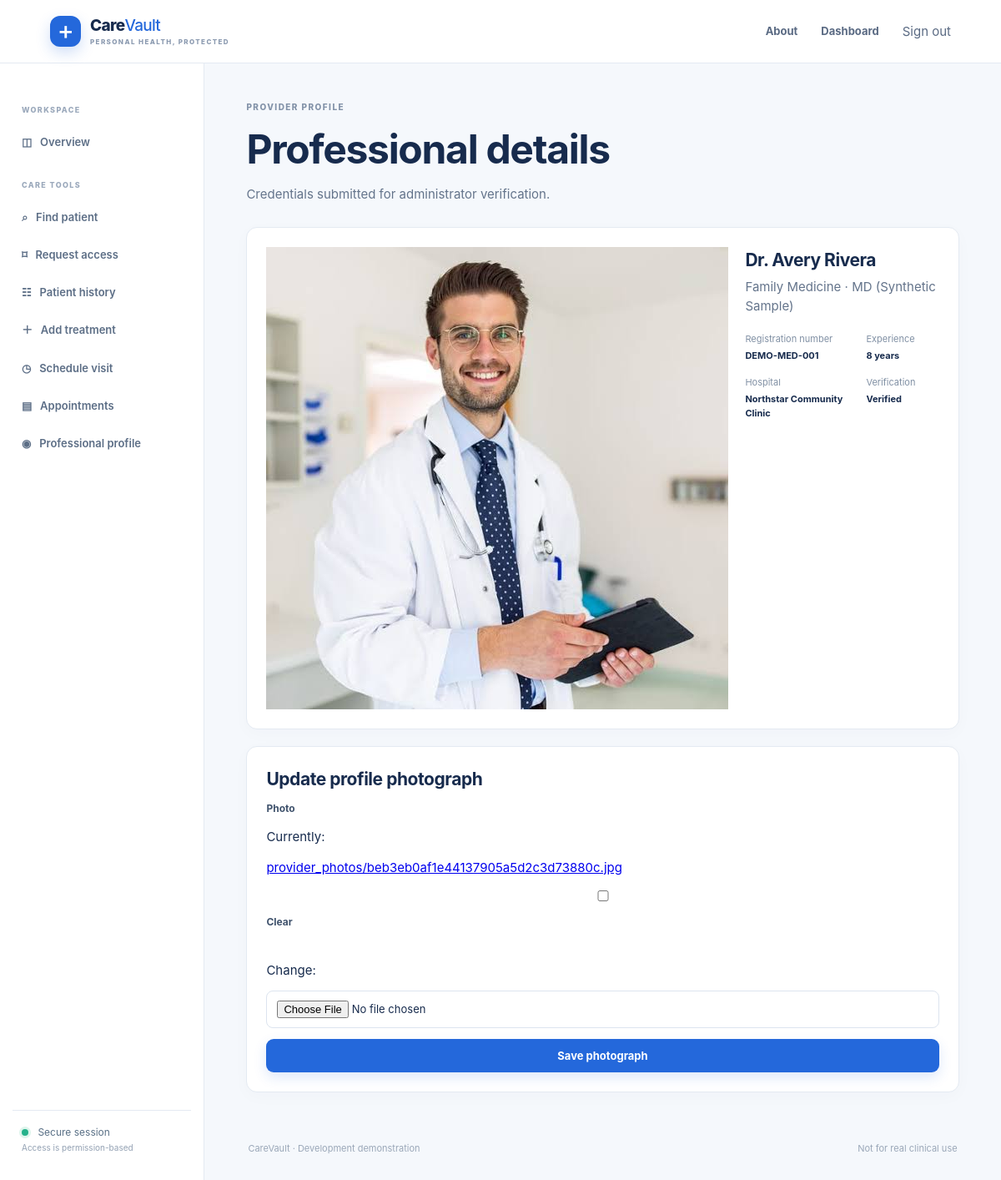
Screenshot of /doctor/profile/ (signed in) with the database file from the repository.
### doctors/models.py (models this page shows, shortened)
class Doctor(models.Model):
    user = models.OneToOneField(settings.AUTH_USER_MODEL, on_delete=models.CASCADE, related_name="doctor_profile")
    qualification = models.CharField(max_length=180)
    specialization = models.CharField(max_length=120, db_index=True)
    registration_number = models.CharField(max_length=100, unique=True)
    experience_years = models.PositiveSmallIntegerField(default=0, validators=[MinValueValidator(0), MaxValueValidator(80)])
    hospital = models.ForeignKey("hospitals.Hospital", on_delete=models.SET_NULL, null=True, blank=True, related_name="doctors")
    verified = models.BooleanField(default=False, db_index=True)
    created_at = models.DateTimeField(auto_now_add=True)
    photo = models.FileField(upload_to=private_doctor_photo_path, blank=True, null=True)

### accounts/models.py (models this page shows, shortened)
class User(AbstractUser):
    class Role(models.TextChoices):
        PATIENT = "PATIENT", "Patient"
        DOCTOR = "DOCTOR", "Doctor"
        HOSPITAL = "HOSPITAL", "Hospital"
        STAFF = "STAFF", "Hospital staff"
        ADMIN = "ADMIN", "Administrator"
    email = models.EmailField(unique=True)
    role = models.CharField(max_length=12, choices=Role.choices, default=Role.PATIENT, db_index=True)
    objects = HealthUserManager()

### hospitals/models.py (models this page shows, shortened)
class Hospital(models.Model):
    user = models.OneToOneField(settings.AUTH_USER_MODEL, on_delete=models.CASCADE, related_name="hospital_profile")
    name = models.CharField(max_length=180)
    registration_number = models.CharField(max_length=80, unique=True)
    address = models.TextField()
    phone = models.CharField(max_length=24, blank=True)
    email = models.EmailField(blank=True)
    approved = models.BooleanField(default=False, db_index=True)
    created_at = models.DateTimeField(auto_now_add=True)

### doctors/views.py (the view)
# urls.py: urlpatterns = [path("profile/", views.profile, name="profile"), path("access-logs/", views.access_logs, name="access_logs")]
@login_required
def profile(request):
    if request.user.role != "DOCTOR":
        raise PermissionDenied
    doctor = get_object_or_404(Doctor, user=request.user)
    form = DoctorProfileForm(request.POST or None, request.FILES or None, instance=doctor)
    if request.method == "POST" and form.is_valid():
        form.save()
        messages.success(request, "Your professional profile has been updated.")
        return redirect("doctors:profile")
    return render(request, "doctors/profile.html", {"doctor": doctor, "form": form})

### doctors/forms.py
class DoctorProfileForm(forms.ModelForm):
    class Meta:
        model = Doctor
        fields = ("photo",)

### templates/doctors/profile.html
{% extends 'base.html' %}{% block title %}Professional profile{% endblock %}{% block content %}
<div class="page-heading compact"><span class="eyebrow">PROVIDER PROFILE</span><h1>Professional details</h1><p>Credentials submitted for administrator verification.</p></div><div class="content-card provider-card">{% if doctor.photo %}<img class="doctor-photo" src="{% url 'doctors:photo' %}" alt="Profile photograph of Dr. {{ doctor.user.get_full_name }}">{% else %}<span class="avatar-large">Dr</span>{% endif %}<div class="provider-details"><h2>Dr. {{ doctor.user.get_full_name }}</h2><p>{{ doctor.specialization }} · {{ doctor.qualification }}</p><div class="detail-grid"><span>Registration number<strong>{{ doctor.registration_number }}</strong></span><span>Experience<strong>{{ doctor.experience_years }} years</strong></span><span>Hospital<strong>{{ doctor.hospital.name|default:'Independent provider' }}</strong></span><span>Verification<strong>{% if doctor.verified %}Verified{% else %}Pending{% endif %}</strong></span></div></div></div><div class="content-card section-gap"><h2>Update profile photograph</h2><form method="post" enctype="multipart/form-data" class="form-stack">{% csrf_token %}<label for="{{ form.photo.id_for_label }}">{{ form.photo.label }}</label>{{ form.photo }}{% for error in form.photo.errors %}<small class="field-error">{{ error }}</small>{% endfor %}<button class="button primary">Save photograph</button></form></div>{% endblock %}

### static/css/site.css (style rules this page uses)
:root { --ink:#172b4d;--muted:#6d7c92;--blue:#2468db;--blue-deep:#174ca8;--blue-pale:#edf4ff;--mint:#e8f7f2;--green:#14846a;--amber:#9a640b;--amber-pale:#fff5df;--line:#e4eaf2;--surface:#fff;--canvas:#f5f8fc;--shadow:0 12px 35px rgba(27,54,93,.07);font-family:Inter,ui-sans-serif,system-ui,-apple-system,"Segoe UI",sans-serif;color:var(--ink) }
* { box-sizing:border-box }
body { margin:0;background:var(--canvas);font-size:15px;line-height:1.55 }
h1,h2,h3,p { margin-top:0 }
h1 { font-size:clamp(29px,3vw,40px);line-height:1.15;letter-spacing:-1.3px;margin:8px 0 9px }
h2 { font-size:21px;letter-spacing:-.45px;margin:0 0 9px }
p { color:#64748b }
.eyebrow { font-size:10px;font-weight:800;letter-spacing:1.45px;color:#8292a8;display:block }
.button { appearance:none;display:inline-flex;align-items:center;justify-content:center;gap:12px;border:1px solid transparent;border-radius:9px;padding:11px 17px;text-decoration:none;font-family:inherit;font-weight:700;font-size:13px;cursor:pointer;transition:transform .15s,background .15s }
.button.primary { background:var(--blue);color:white;box-shadow:0 6px 15px rgba(36,104,219,.15) }
.page-heading { max-width:720px;margin:34px auto 34px;text-align:center }
.page-heading h1 { font-size:clamp(34px,4vw,48px);margin:14px 0 }
.page-heading p { max-width:610px;margin:0 auto;line-height:1.7 }
.page-heading.compact { max-width:none;text-align:left;margin:7px 0 27px }
.page-heading.compact p { margin:0;max-width:760px }
.content-card { background:#fff;border:1px solid var(--line);border-radius:13px;padding:23px;box-shadow:0 5px 20px rgba(28,57,99,.025) }
.form-stack { display:grid;gap:13px }
.form-stack label,.field-wrap label { font-size:12px;font-weight:700;color:#40536d }
.form-stack input,.form-stack select,.form-stack textarea,.field-wrap input,.field-wrap select,.field-wrap textarea,.decision-form input,.search-row input { width:100%;border:1px solid #dce4ef;background:#fff;border-radius:8px;padding:11px 12px;color:var(--ink);font:inherit;font-size:13px;outline:none }
.form-stack input[type=checkbox],.check-row input { width:auto }
.section-gap { margin-top:20px }
.provider-card { display:flex;gap:20px }
.provider-card h2 { margin:0 0 3px }
.detail-grid { display:grid;grid-template-columns:repeat(2,minmax(130px,1fr));gap:15px;margin-top:20px }
.detail-grid span { font-size:11px;color:#8090a4 }
.detail-grid strong { display:block;color:var(--ink);margin-top:3px }

### rows the page displays
Doctor: user.get_full_name "Avery Rivera", specialization "Family Medicine", qualification "MD (Synthetic Sample)", registration_number "DEMO-MED-001", experience_years "8", hospital.name "Northstar Community Clinic"
